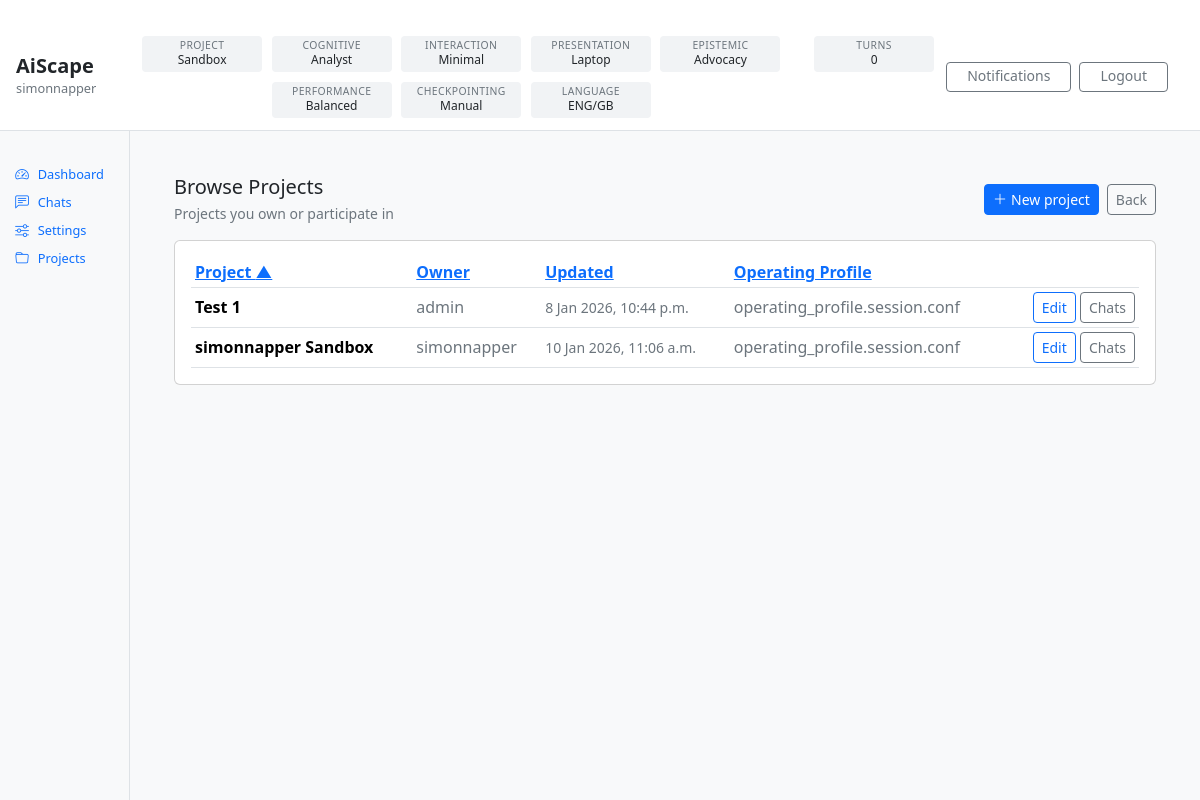
The app's page /accounts/config/projects/ (signed in) with its own data.
### accounts/models.py (models this page shows)
class User(AbstractUser):
    email = models.EmailField(unique=True)

### projects/models.py (models this page shows, shortened)
class Project(models.Model):
    class Kind(models.TextChoices):
        STANDARD = "STANDARD", "Standard"
        SANDBOX = "SANDBOX", "Sandbox"
    class PrimaryType(models.TextChoices):
        META = "META", "Meta / Programme"
        KNOWLEDGE = "KNOWLEDGE", "Knowledge"
        DELIVERY = "DELIVERY", "Delivery"
        RESEARCH = "RESEARCH", "Research"
        OPERATIONS = "OPERATIONS", "Operations"
    class Mode(models.TextChoices):
        PLAN = "PLAN", "Plan"
        EXECUTE = "EXECUTE", "Execute"
        REVIEW = "REVIEW", "Review"
    class Status(models.TextChoices):
        ACTIVE = "ACTIVE", "Active"
        PAUSED = "PAUSED", "Paused"
        ARCHIVED = "ARCHIVED", "Archived"
    name = models.CharField(max_length=200, unique=True)
    description = models.TextField(blank=True)
    purpose = models.TextField(blank=True, default="")
    kind = models.CharField(
        max_length=20,
        choices=Kind.choices,
        default=Kind.STANDARD,
    )
    primary_type = models.CharField(
        max_length=20,
        choices=PrimaryType.choices,
        default=PrimaryType.DELIVERY,
    )
    mode = models.CharField(
        max_length=10,
        choices=Mode.choices,
        default=Mode.PLAN,
    )
    status = models.CharField(
        max_length=10,
        choices=Status.choices,
        default=Status.ACTIVE,
    )
    owner = models.ForeignKey(
        settings.AUTH_USER_MODEL,
        on_delete=models.PROTECT,
        related_name="owned_projects",
    )
    active_l4_config = models.ForeignKey(
        "config.ConfigRecord",
        on_delete=models.PROTECT,
        null=True,
        blank=True,
        related_name="projects_using_as_active_l4",
    )
    created_at = models.DateTimeField(auto_now_add=True)
    updated_at = models.DateTimeField(auto_now=True)

### accounts/models_avatars.py (models this page shows, shortened)
class Avatar(models.Model):
    class Category(models.TextChoices):
        COGNITIVE = "COGNITIVE", "Cognitive"
        INTERACTION = "INTERACTION", "Interaction"
        PRESENTATION = "PRESENTATION", "Presentation"
        EPISTEMIC = "EPISTEMIC", "Epistemic"
        PERFORMANCE = "PERFORMANCE", "Performance"
        CHECKPOINTING = "CHECKPOINTING", "Checkpointing"
    category = models.CharField(max_length=20, choices=Category.choices)
    key = models.SlugField(max_length=80)  # unique per category (enforced below)
    name = models.CharField(max_length=120)
    description = models.TextField(blank=True)
    is_active = models.BooleanField(default=True)
    created_at = models.DateTimeField(auto_now_add=True)
    updated_at = models.DateTimeField(auto_now=True)
    class Meta:
        unique_together = [("category", "key")]
        indexes = [
            models.Index(fields=["category", "is_active"]),
            models.Index(fields=["category", "key"]),
        ]

class UserProfile(models.Model):
    user = models.OneToOneField(
        settings.AUTH_USER_MODEL,
        on_delete=models.CASCADE,
        related_name="profile",
    )
    default_language = models.CharField(max_length=40, default="English")
    default_language_variant = models.CharField(max_length=40, default="British English")
    language_switching_permitted = models.BooleanField(default=True)
    persist_language_switch_for_session = models.BooleanField(default=True)
    cognitive_avatar = models.ForeignKey(
        Avatar,
        on_delete=models.PROTECT,
        related_name="users_cognitive",
        limit_choices_to={"category": Avatar.Category.COGNITIVE, "is_active": True},
    )
    interaction_avatar = models.ForeignKey(
        Avatar,
        on_delete=models.PROTECT,
        related_name="users_interaction",
        limit_choices_to={"category": Avatar.Category.INTERACTION, "is_active": True},
    )
    presentation_avatar = models.ForeignKey(
        Avatar,
        on_delete=models.PROTECT,
        related_name="users_presentation",
        limit_choices_to={"category": Avatar.Category.PRESENTATION, "is_active": True},
    )
    epistemic_avatar = models.ForeignKey(
        Avatar,
        on_delete=models.PROTECT,
        related_name="users_epistemic",
        limit_choices_to={"category": Avatar.Category.EPISTEMIC, "is_active": True},
    )
    performance_avatar = models.ForeignKey(
        Avatar,
        on_delete=models.PROTECT,
        related_name="users_performance",
        limit_choices_to={"category": Avatar.Category.PERFORMANCE, "is_active": True},
    )
    checkpointing_avatar = models.ForeignKey(
        Avatar,
        on_delete=models.PROTECT,
        related_name="users_checkpointing",
        limit_choices_to={"category": Avatar.Category.CHECKPOINTING, "is_active": True},
    )
    created_at = models.DateTimeField(auto_now_add=True)
    updated_at = models.DateTimeField(auto_now=True)
    class Meta:
        indexes = [
            models.Index(fields=["default_language_variant"]),
        ]

### config/models.py (models this page shows)
class ConfigRecord(models.Model):
    class Level(models.IntegerChoices):
        L1 = 1, "Level 1"
        L2 = 2, "Level 2"
        L3 = 3, "Level 3"
        L4 = 4, "Level 4"
    class Status(models.TextChoices):
        ACTIVE = "ACTIVE", "Active"
        INACTIVE = "INACTIVE", "Inactive"
    level = models.IntegerField(choices=Level.choices)
    file_id = models.CharField(max_length=120)
    file_name = models.CharField(max_length=200)
    scope = models.ForeignKey(
        ConfigScope,
        on_delete=models.CASCADE,
        related_name="configs",
    )
    status = models.CharField(
        max_length=20,
        choices=Status.choices,
        default=Status.ACTIVE,
    )
    created_by = models.ForeignKey(
        settings.AUTH_USER_MODEL,
        on_delete=models.PROTECT,
        related_name="created_configs",
    )
    created_at = models.DateTimeField(auto_now_add=True)
    class Meta:
        unique_together = [("level", "file_id", "scope")]
        indexes = [
            models.Index(fields=["level", "status"]),
            models.Index(fields=["file_id"]),
        ]

### accounts/views.py (the view)
# urls.py: path("config/projects/", views.project_config_list, name="project_config_list"),
@login_required
def project_config_list(request):
    user = request.user
    if user.is_superuser or user.is_staff:
        qs = accessible_projects_qs(request.user)
    else:
        qs = accessible_projects_qs(request.user).filter(Q(owner=user) | Q(scoped_roles__user=user)).distinct()
    sort = request.GET.get("sort", "name")
    direction = request.GET.get("dir", "asc")
    sort_map = {
        "name": "name",
        "owner": "owner__username",
        "profile": "active_l4_config__file_name",
        "updated": "updated_at",
    }
    order_field = sort_map.get(sort, "name")
    if direction == "desc":
        order_field = f"-{order_field}"
    projects = qs.select_related("owner", "active_l4_config").order_by(order_field, "name")
    return render(
        request,
        "accounts/config_project_list.html",
        {"projects": projects, "sort": sort, "dir": direction},
    )

### accounts/templatetags/rw_extras.py (called while the page is built)
@register.filter
def get_item(d, key):
    if d is None:
        return None
    try:
        return d.get(key)
    except AttributeError:
        try:
            return d[key]
        except Exception:
            return None

### notifications/context_processors.py (called while the page is built)
def notifications_bar(request) -> Dict[str, Any]:
    user = getattr(request, "user", None)
    if not user or isinstance(user, AnonymousUser) or not user.is_authenticated:
        return {"rw_notifications": None}
    unread = Notification.objects.filter(recipient=user, is_read=False).count()
    return {
        "rw_notifications": {
            "unread_count": unread,
        }
    }

### projects/services.py (called while the page is built)
def accessible_projects_qs(user):
    if not getattr(user, "is_authenticated", False):
        return Project.objects.none()
    if user.is_superuser or user.is_staff:
        return Project.objects.all()
    return Project.objects.filter(
        Q(owner=user) | Q(scoped_roles__user=user)
    ).distinct()

### templates/accounts/config_project_list.html (shortened to what this page needs)
{% extends "base.html" %}
{% block content %}
<div class="container-fluid px-4 py-4">
    <div class="d-flex align-items-center justify-content-between mb-3">
        <div>
            <h5 class="mb-1">Browse Projects</h5>
            <div class="text-secondary small">
                Projects you own or participate in
            </div>
        </div>
        <div class="d-flex gap-2">
            <a href="{% url 'accounts:project_create' %}"
               class="btn btn-sm btn-primary">
                <i class="bi bi-plus-lg me-1"></i>New project
            </a>
            <a href="{% url 'accounts:config_menu' %}"
               class="btn btn-sm btn-outline-secondary">
                Back
            </a>
        </div>
    </div>
    <div class="card">
        <div class="card-body">
            {% if projects %}
            <div class="table-responsive">
                <table class="table table-sm align-middle mb-0">
                    <thead>
                        <tr>
                            <th>
                                <a href="?sort=name&dir={% if sort == 'name' and dir == 'asc' %}desc{% else %}asc{% endif %}">
                                    Project
                                    {% if sort == 'name' %}{% if dir == 'asc' %}▲{% else %}▼{% endif %}{% endif %}
                                </a>
                            </th>
                            <th>
                                <a href="?sort=owner&dir={% if sort == 'owner' and dir == 'asc' %}desc{% else %}asc{% endif %}">
                                    Owner
                                </a>
                            </th>
                            <th>
                                <a href="?sort=updated&dir={% if sort == 'updated' and dir == 'asc' %}desc{% else %}asc{% endif %}">
                                    Updated
                                </a>
                            </th>
                            <th>
                                <a href="?sort=profile&dir={% if sort == 'profile' and dir == 'asc' %}desc{% else %}asc{% endif %}">
                                    Operating Profile
                                </a>
                            </th>
                            <th></th>
                        </tr>
                    </thead>
                    <tbody>
                        {% for p in projects %}
                        <tr>
                            <td class="fw-semibold">{{ p.name }}</td>
                            <td class="text-secondary">{{ p.owner.username }}</td>
                            <td class="text-secondary small">{{ p.updated_at }}</td>
                            <td class="text-secondary">
                                {% if p.active_l4_config %}
                                {{ p.active_l4_config.file_name }}
                                {% else %}
                                (none)
                                {% endif %}
                            </td>
                            <td class="text-end">
                                <a class="btn btn-sm btn-outline-primary"
                                   href="{% url 'accounts:project_config_edit' p.id %}">
                                    Edit
                                </a>
                                <a class="btn btn-sm btn-outline-secondary"
                                   href="{% url 'accounts:project_chat_list' p.id %}">
                                    Chats
                                </a>
                            </td>
                        </tr>
                        {% endfor %}
                    </tbody>
                </table>
            </div>
            {% else %}
            <div class="text-secondary">No projects available.</div>
            {% endif %}
        </div>
    </div>
</div>
{% endblock %}

### templates/partials/topbar.html (shortened to what this page needs)
{% load rw_extras %}
<header class="rw-topbar" role="banner">
  <div class="rw-topbar-left">
    <div class="rw-brand">
      <div class="rw-brand-name">AiScape</div>
      <div class="rw-brand-user">{{ request.user.username }}</div>
    </div>
  </div>
  <div class="rw-topbar-centre">
    <div class="rw-status-grid" aria-label="Active configuration status">
      <div class="rw-status">
          <div class="rw-status-label">Project</div>
          <div class="rw-status-value">
            {% if rw_projects and rw_projects.active %}
               {{ rw_projects.active.kind|title }}
            {% else %}
               —
            {% endif %}
          </div>
</div>
      {% if rw_overrides %}
        {% for cat_key, cat_label in rw_overrides.categories %}
        <div class="rw-status">
          <div class="rw-status-label">{{ cat_label }}</div>
          <div class="rw-status-value">{{ rw_overrides.defaults|get_item:cat_key }}</div>
        </div>
        {% endfor %}
      {% endif %}
      <div class="rw-status">
        <div class="rw-status-label">Language</div>
        <div class="rw-status-value">
          {% with p=request.user.profile %}
            {{ p.default_language|default:""|slice:":3"|upper }}/{{ p.default_language_variant|default:""|slice:":3"|upper }}
          {% endwith %}
        </div>
      </div>
    </div>
    <div class="rw-status">
      <div class="rw-status-label">Turns</div>
      <div class="rw-status-value">
        {% if rw_chat %}{{ rw_chat.turn_count }}{% else %}—{% endif %}
      </div>
</div>
  </div>
  <div class="rw-topbar-right">
    <a class="btn btn-sm btn-outline-secondary rw-topbar-btn rw-bell-btn"
       href="{% url 'notifications:list' %}">
      Notifications
    </a>
    <form action="{% url 'accounts:logout' %}" method="post" class="rw-inline-form">
      <button type="submit" class="btn btn-sm btn-outline-secondary rw-topbar-btn">
        Logout
      </button>
    </form>
  </div>
</header>

### static/app.css (style rules this page uses)
.rw-topbar { display: grid; grid-template-columns: auto 1fr auto; align-items: center; gap: 0.75rem; padding: 0.75rem 1rem; border-bottom: 1px solid #dee2e6; background: #fff; }
.rw-topbar-left { min-width: 0; }
.rw-topbar-centre { min-width: 0; display: flex; justify-content: center; }
.rw-topbar-right { display: flex; align-items: center; gap: 0.5rem; padding-right: 1rem; }
.rw-brand-name { font-weight: 600; font-size: 1.25rem; line-height: 1.1; }
.rw-brand-user { font-size: 0.8rem; color: #6c757d; margin-top: 0.1rem; white-space: nowrap; overflow: hidden; text-overflow: ellipsis; }
.rw-status-grid { display: flex; flex-wrap: wrap; gap: 0.6rem; justify-content: center; }
.rw-status { flex: 0 0 120px; width: 120px; min-width: 120px; max-width: 120px; height: 36px; min-height: 36px; max-height: 36px; display: flex; flex-direction: column; justify-content: center; align-items: center; border-radius: 4px; background: #f1f3f5; text-align: center; padding: 0.05rem; }
.rw-status-label { font-size: 0.65rem; line-height: 1; color: #6c757d; text-transform: uppercase; letter-spacing: 0.04em; margin-bottom: 0.15rem; }
.rw-status-value { font-size: 0.75rem; line-height: 1.2; font-weight: 500; color: #212529; white-space: nowrap; overflow: hidden; text-overflow: ellipsis; }
.rw-topbar-btn { white-space: nowrap; padding: 0.35rem 1.25rem; line-height: 1.2; }
.rw-inline-form { margin: 0; }
.rw-bell-btn { position: relative; }

### records on screen
User: user.username "simonnapper"
Project: active.kind "Sandbox", name "simonnapper Sandbox", owner.username "simonnapper", updated_at "10 Jan 2026, 11:06 a.m.", active_l4_config.file_name "operating_profile.session.conf"
Avatar: category "COGNITIVE", defaults|get_item "Analyst"
Avatar: category "INTERACTION", defaults|get_item "Minimal"
Avatar: category "PRESENTATION", defaults|get_item "Laptop"
Avatar: category "EPISTEMIC", defaults|get_item "Advocacy"
Avatar: category "PERFORMANCE", defaults|get_item "Balanced"
Avatar: category "CHECKPOINTING", defaults|get_item "Manual"
UserProfile: default_language "ENG", default_language_variant "GB"
Project: name "Test 1", owner.username "admin", updated_at "8 Jan 2026, 10:44 p.m.", active_l4_config.file_name "operating_profile.session.conf"

### other values on screen
{{ rw_chat.turn_count }} "0"
